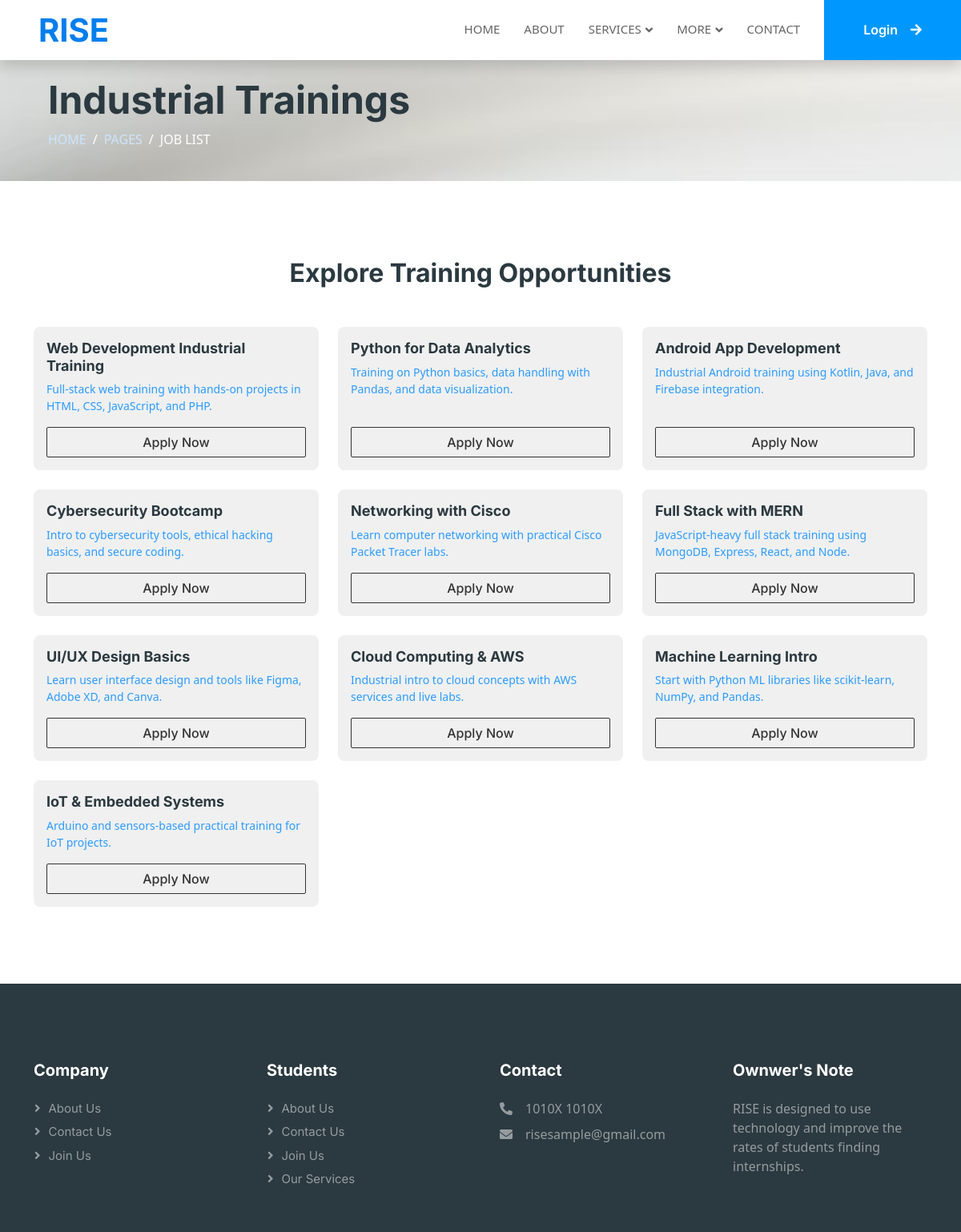
Page /landing/job-list.php on the earlier database version.
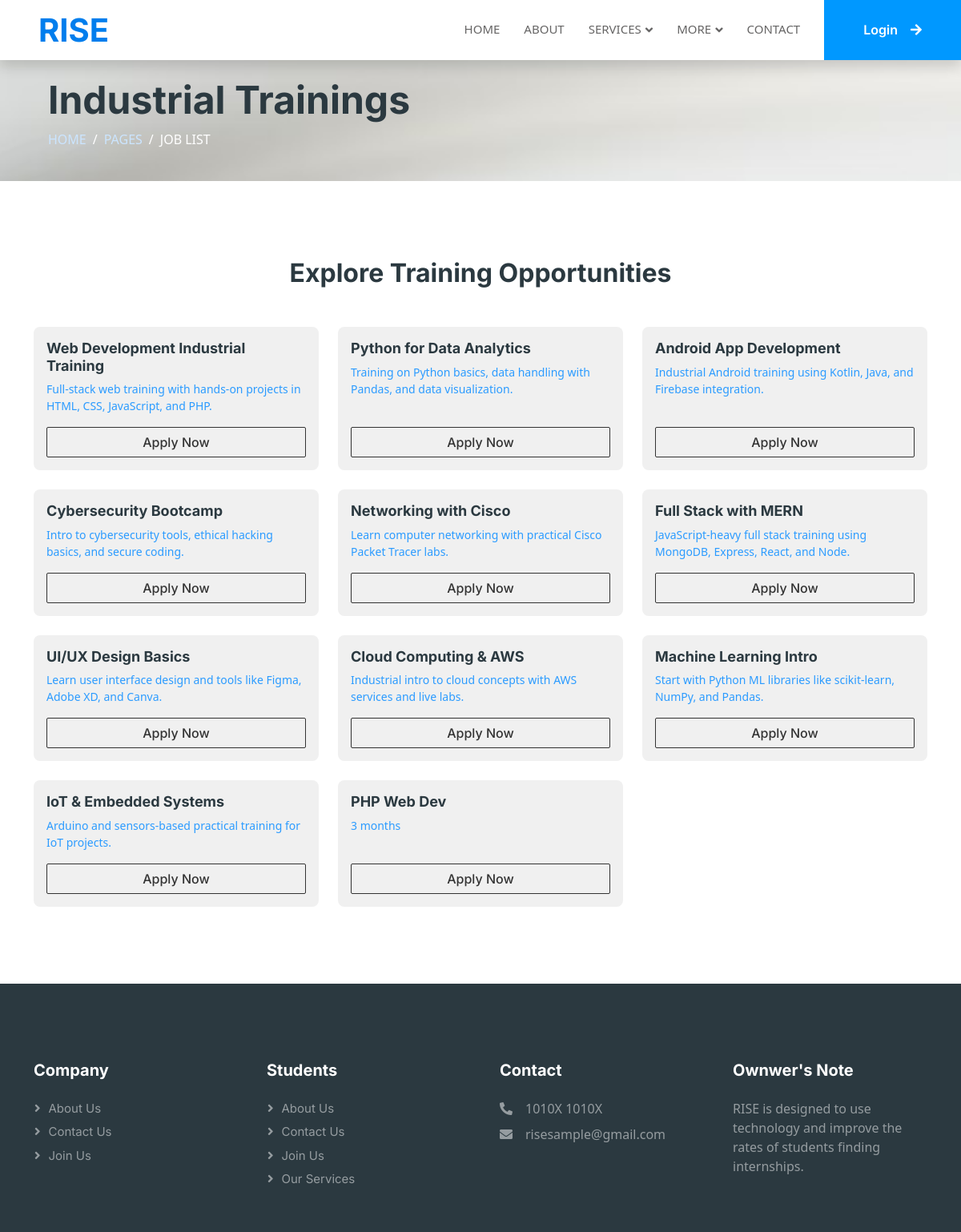
Same page on the later database version.
### tables this page shows
CREATE TABLE `internships` (
  `id` int(11) NOT NULL,
  `company_id` int(11) DEFAULT NULL,
  `title` varchar(150) DEFAULT NULL,
  `description` text DEFAULT NULL,
  `location` varchar(100) DEFAULT NULL,
  `duration` varchar(50) DEFAULT NULL,
  `stipend` varchar(50) DEFAULT NULL,
  `last_date` date DEFAULT NULL,
  `status` enum('open','closed') DEFAULT 'open',
  `created_at` timestamp NOT NULL DEFAULT current_timestamp()
);

### landing/job-list.php (the view, shortened to what this page needs)
<?php
include('header.php');
?>
<div class="container-xxl bg-dark page-header mb-5" style="padding-left: 60px; background: url('../img/landing-2.avif') no-repeat center center fixed; background-size: cover;">
    <div class="my-5 pt-5 pb-4 text-white">
        <h1 class="display-5 fw-bold animated fadeInDown">Industrial Trainings</h1>
        <nav aria-label="breadcrumb">
            <ol class="breadcrumb text-uppercase">
                <li class="breadcrumb-item"><a href="#">Home</a></li>
                <li class="breadcrumb-item"><a href="#">Pages</a></li>
                <li class="breadcrumb-item text-white active" aria-current="page">Job List</li>
            </ol>
        </nav>
    </div>
</div>
<div class="container py-5">
    <h2 class="text-center mb-5 wow fadeInUp" data-wow-delay="0.1s">Explore Training Opportunities</h2>
    <div class="row g-4">
        <?php
        include('../dbms/connection.php');
        $query = "SELECT * FROM internships";
        $result = mysqli_query($db, $query);
        $delay = 0.2;
        while ($row = mysqli_fetch_assoc($result)) {
        ?>
            <div class="col-md-6 col-lg-4 wow fadeInUp" data-wow-delay="<?= $delay ?>s">
                <div class="card h-100 border-0 training-card">
                    <div class="card-body d-flex flex-column justify-content-between">
                        <div>
                            <h5 class="card-title fw-semibold text-dark"><?= $row["title"]; ?></h5>
                            <p class="card-text text-secondary small"><?= $row["description"]; ?></p>
                        </div>
                        <a href="login.php" class="btn btn-outline-dark w-100 mt-3">Apply Now</a>
                    </div>
                </div>
            </div>
        <?php
            $delay += 0.1;
        }
        ?>
    </div>
</div>
<link rel="stylesheet" href="https://cdnjs.cloudflare.com/ajax/libs/animate.css/4.1.1/animate.min.css" />
<?php
include('footer.php');
?>

Differences in the rows shown:
added internships: title "PHP Web Dev", description "3 months"
